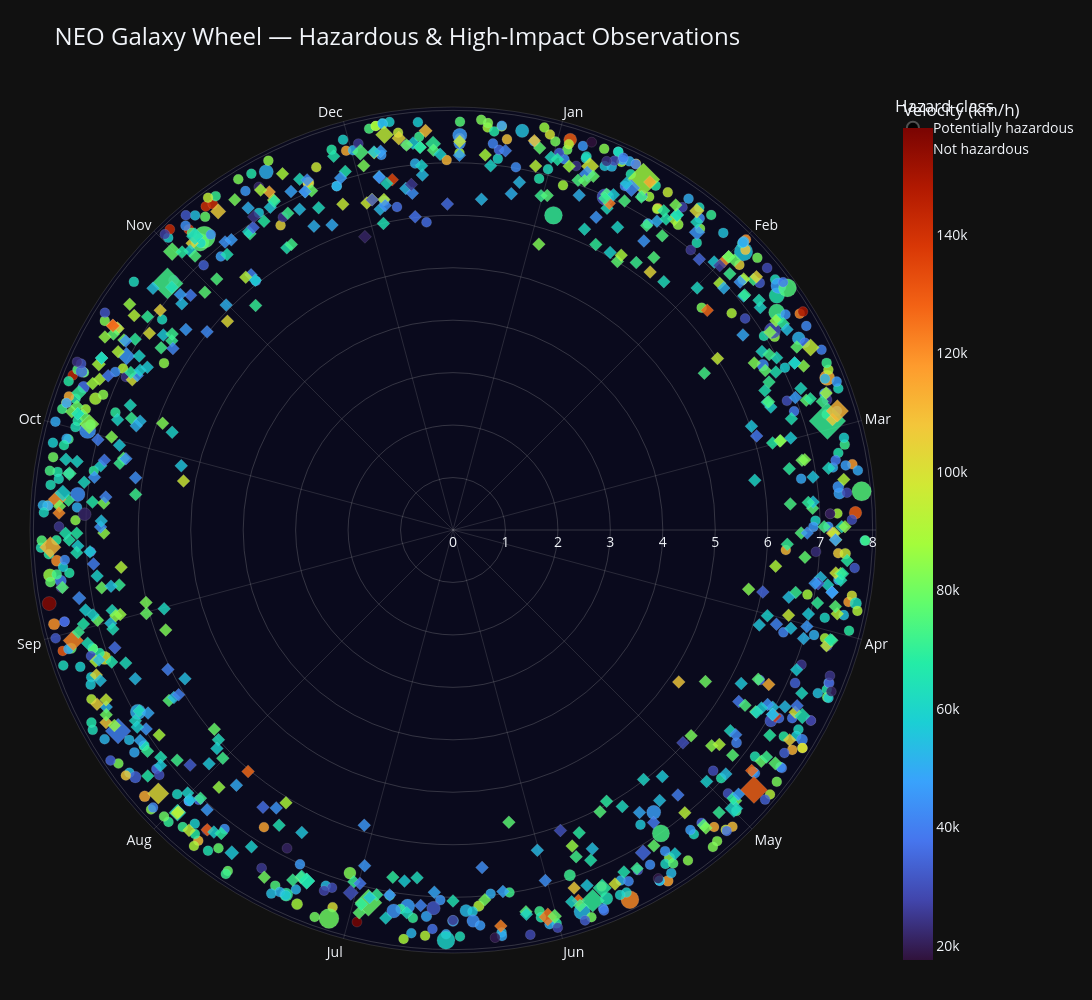

Notebook cell for this chart:
### Markdown cell above
The correlation matrix shows only weak positive relationships, with NEO size having the strongest link to hazardous classification at 0.27.

### Code cell
import numpy as np
import plotly.express as px

# Creative diagram: "NEO Galaxy Wheel" with limiter for hazardous/high-impact observations
creative_df = viz_df.copy()
creative_df = creative_df[creative_df["miss_distance_km"] > 0].copy()

# Impact score (higher = potentially more critical)
# - closer distance should increase impact, so use inverse percentile for distance
creative_df["size_pct"] = creative_df["diameter_avg_km"].rank(pct=True)
creative_df["speed_pct"] = creative_df["relative_velocity_kmh"].rank(pct=True)
creative_df["distance_inverse_pct"] = 1 - creative_df["miss_distance_km"].rank(pct=True)

creative_df["impact_score"] = (
    0.45 * creative_df["distance_inverse_pct"]
    + 0.35 * creative_df["size_pct"]
    + 0.20 * creative_df["speed_pct"]
)

# Limiter: keep potentially hazardous OR top-impact observations
impact_cutoff = creative_df["impact_score"].quantile(0.90)
creative_df = creative_df[
    (creative_df["hazard_label"] == "Potentially hazardous")
    | (creative_df["impact_score"] >= impact_cutoff)
].copy()

# Optional hard cap so plot stays readable
creative_df = creative_df.nlargest(1200, "impact_score")

# Polar encoding
creative_df["day_of_year"] = creative_df["date"].dt.dayofyear
creative_df["theta_deg"] = (creative_df["day_of_year"] / 366.0) * 360
creative_df["log_miss_distance"] = np.log10(creative_df["miss_distance_km"])
creative_df["diameter_m"] = creative_df["diameter_avg_km"] * 1000
creative_df["month"] = creative_df["date"].dt.month_name()

fig_galaxy = px.scatter_polar(
    creative_df,
    r="log_miss_distance",
    theta="theta_deg",
    color="relative_velocity_kmh",
    size="diameter_m",
    symbol="hazard_label",
    hover_name="name",
    hover_data={
        "date": True,
        "hazard_label": True,
        "impact_score": ":.3f",
        "diameter_avg_km": ":.4f",
        "miss_distance_km": ":.0f",
        "relative_velocity_kmh": ":.0f",
        "theta_deg": False,
        "log_miss_distance": False,
        "diameter_m": False
    },
    color_continuous_scale="Turbo",
    opacity=0.82,
    title="NEO Galaxy Wheel — Hazardous & High-Impact Observations",
    labels={
        "log_miss_distance": "log10(close approach distance in km)",
        "relative_velocity_kmh": "Relative velocity (km/h)",
        "hazard_label": "Classification"
    }
)

# Keep bigger chart formatting
fig_galaxy.update_traces(marker=dict(sizemin=5, line=dict(width=0.4, color="rgba(255,255,255,0.35)")))

# Month labels on angular axis (instead of degree labels)
month_tickvals = [15, 45, 75, 105, 135, 165, 195, 225, 255, 285, 315, 345]
month_ticktext = ["Jan", "Feb", "Mar", "Apr", "May", "Jun", "Jul", "Aug", "Sep", "Oct", "Nov", "Dec"]

fig_galaxy.update_layout(
    template="plotly_dark",
    width=1400,
    height=1000,
    title_font=dict(size=24),
    font=dict(size=14),
    margin=dict(l=30, r=30, t=90, b=30),
    polar=dict(
        radialaxis=dict(
            gridcolor="rgba(180,180,180,0.25)",
            linecolor="rgba(180,180,180,0.25)"
        ),
        angularaxis=dict(
            direction="clockwise",
            rotation=90,
            tickmode="array",
            tickvals=month_tickvals,
            ticktext=month_ticktext,
            gridcolor="rgba(180,180,180,0.18)",
            linecolor="rgba(180,180,180,0.18)"
        ),
        bgcolor="rgba(10,10,30,0.95)"
    ),
    legend_title_text="Hazard class",
    coloraxis_colorbar=dict(title="Velocity (km/h)")
)

fig_galaxy.show()

print(f"Limiter on: showing {len(creative_df)} hazardous/high-impact observations out of {len(viz_df)} total.")

### Figure 1 — Plotly figure (JSON) as saved in the notebook; plotly's stock layout.template omitted (floating-point values rounded to 4 significant figures; data arrays with more than 128 entries replaced by an {"elided": "..."} marker saying what was removed)
{"data": [{"customdata": {"elided": "460x9 mixed values"}, "hovertemplate": "<b>%{hovertext}</b><br><br>Classification=%{customdata[1]}<br>date=%{customdata[0]}<br>impact_score=%{customdata[2]:.3f}<br>diameter_avg_km=%{customdata[3]:.4f}<br>miss_distance_km=%{customdata[4]:.0f}<br>Relative velocity (km/h)=%{marker.color:.0f}<extra></extra>", "hovertext": {"elided": "460 str values"}, "legendgroup": "Potentially hazardous", "marker": {"color": {"elided": "460 float values"}, "coloraxis": "coloraxis", "line": {"color": "rgba(255,255,255,0.35)", "width": 0.4}, "opacity": 0.82, "size": {"elided": "460 float values"}, "sizemin": 5, "sizemode": "area", "sizeref": 12.46, "symbol": "circle"}, "mode": "markers", "name": "Potentially hazardous", "r": {"elided": "460 float values"}, "showlegend": true, "subplot": "polar", "theta": {"elided": "460 float values"}, "type": "scatterpolar"}, {"customdata": {"elided": "534x9 mixed values"}, "hovertemplate": "<b>%{hovertext}</b><br><br>Classification=%{customdata[1]}<br>date=%{customdata[0]}<br>impact_score=%{customdata[2]:.3f}<br>diameter_avg_km=%{customdata[3]:.4f}<br>miss_distance_km=%{customdata[4]:.0f}<br>Relative velocity (km/h)=%{marker.color:.0f}<extra></extra>", "hovertext": {"elided": "534 str values"}, "legendgroup": "Not hazardous", "marker": {"color": {"elided": "534 float values"}, "coloraxis": "coloraxis", "line": {"color": "rgba(255,255,255,0.35)", "width": 0.4}, "opacity": 0.82, "size": {"elided": "534 float values"}, "sizemin": 5, "sizemode": "area", "sizeref": 12.46, "symbol": "diamond"}, "mode": "markers", "name": "Not hazardous", "r": {"elided": "534 float values"}, "showlegend": true, "subplot": "polar", "theta": {"elided": "534 float values"}, "type": "scatterpolar"}], "layout": {"coloraxis": {"autocolorscale": false, "colorbar": {"title": {"text": "Velocity (km/h)"}}, "colorscale": [[0, "#30123b"], [0.07143, "#4145ab"], [0.1429, "#4675ed"], [0.2143, "#39a2fc"], [0.2857, "#1bcfd4"], [0.3571, "#24eca6"], [0.4286, "#61fc6c"], [0.5, "#a4fc3b"], [0.5714, "#d1e834"], [0.6429, "#f3c63a"], [0.7143, "#fe9b2d"], [0.7857, "#f36315"], [0.8571, "#d93806"], [0.9286, "#b11901"], [1, "#7a0402"]]}, "font": {"size": 14}, "height": 1000, "legend": {"itemsizing": "constant", "title": {"text": "Hazard class"}, "tracegroupgap": 0}, "margin": {"b": 30, "l": 30, "r": 30, "t": 90}, "polar": {"angularaxis": {"direction": "clockwise", "gridcolor": "rgba(180,180,180,0.18)", "linecolor": "rgba(180,180,180,0.18)", "rotation": 90, "tickmode": "array", "ticktext": ["Jan", "Feb", "Mar", "Apr", "May", "Jun", "Jul", "Aug", "Sep", "Oct", "Nov", "Dec"], "tickvals": [15, 45, 75, 105, 135, 165, 195, 225, 255, 285, 315, 345]}, "bgcolor": "rgba(10,10,30,0.95)", "domain": {"x": [0, 1], "y": [0, 1]}, "radialaxis": {"gridcolor": "rgba(180,180,180,0.25)", "linecolor": "rgba(180,180,180,0.25)"}}, "title": {"font": {"size": 24}, "text": "NEO Galaxy Wheel — Hazardous & High-Impact Observations"}, "width": 1400}}
